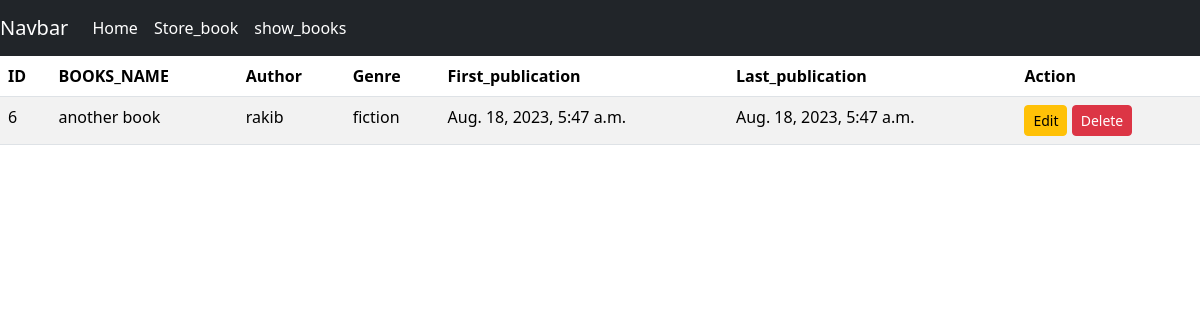
Page /book_details/6/ on the committed database.
### book/models.py (models this page shows)
class BookModel(models.Model):
    GENRE_CHOICES = [
        ('fiction', 'Fiction'),
        ('nonfiction', 'Non-Fiction'),
        ('mystery', 'Mystery'),
        ('fantasy', 'Fantasy'),
    ]
    id =models.IntegerField(primary_key=True)
    book_name = models.CharField(max_length=30)
    author = models.CharField(max_length=30)
    genre = models.CharField(max_length=20, choices=GENRE_CHOICES)
    first_pub = models.DateTimeField(auto_now_add=True)
    last_pub = models.DateTimeField(auto_now=True)

### book/views.py (the view)
# urls.py: path('book_details/<int:id>/',views.BookDetailsView.as_view(),name="book_details"),
class BookDetailsView(DetailView):
        model = BookModel
        template_name ='book_detail.html'
        context_object_name ='items'
        pk_url_kwarg ='id'

### book/templates/book_detail.html
{%extends 'base.html'%}
{%block content%}
<table class="table table-striped">
    <thead>
      <tr>
        <th scope="col">ID</th>
        <th scope="col">BOOKS_NAME</th>
        <th scope="col">Author</th>
        <th scope="col">Genre</th>
        <th scope="col">First_publication</th>
        <th scope="col">Last_publication</th>
        <th scope="col">Action</th>
      </tr>
    </thead>
    <tbody>
        <tr>
            <td>{{items.id}}</td>
            <td>{{items.book_name}}</td>
            <td>{{items.author}}</td>
            <td>{{items.genre}}</td>
            <td>{{items.first_pub}}</td>
            <td>{{items.last_pub}}</td>
            <td><a href="{% url 'edit_book'  items.id %}" class="btn btn-warning btn-sm">Edit</a> <a href="{% url 'delete_book'  items.id %}" class="btn btn-danger btn-sm">Delete</a></td>
          </tr>
    </tbody>
  </table>
  {%endblock%}

### rows in the picture
BookModel: id "6", book_name "another book", author "rakib", genre "fiction", first_pub "Aug. 18, 2023, 5:47 a.m.", last_pub "Aug. 18, 2023, 5:47 a.m."
